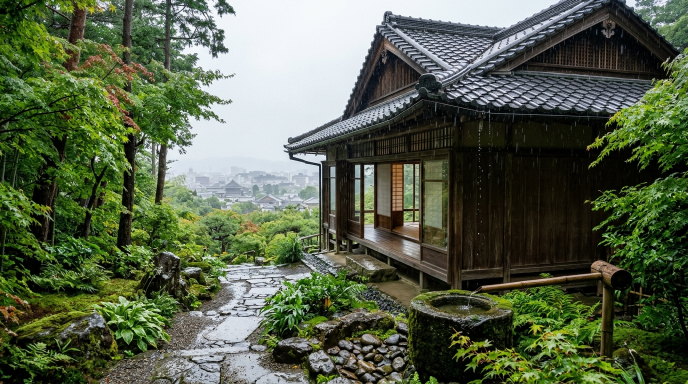
#> input picture thumbnail/nature_options/japan_forest_city_rain_house.jpg, 1376 x 768 px, found by its file name (shown at 1/2 size)
$ python make_japan_korea_sheet.py
#> lines starting #> are read from the running program, lines starting #| are printed output that depends on the picture
import cv2
import numpy as np
import shutil
import os

brain = r"C:\Users\DELL\.gemini\antigravity\brain\fee49f33-6e4e-4c5b-ae69-9c38ad6288a6"
dst_dir = r"C:\Users\DELL\.gemini\antigravity\scratch\auto_lyric_video\thumbnail\nature_options"
os.makedirs(dst_dir, exist_ok=True)

img_japan = os.path.join(brain, "japan_forest_city_rain_house_1793608803846.jpg")
img_korea = os.path.join(brain, "korea_forest_city_rain_hanok_1793608827051.jpg")

dst_japan = os.path.join(dst_dir, "japan_forest_city_rain_house.jpg")
dst_korea = os.path.join(dst_dir, "korea_forest_city_rain_hanok.jpg")

shutil.copy2(img_japan, dst_japan)
shutil.copy2(img_korea, dst_korea)

# Build side-by-side comparison sheet
j_img = cv2.imread(dst_japan)
#> j_img is the input picture: shape (768, 1376, 3); mean B, G, R 73.5, 97.5, 86.9
k_img = cv2.imread(dst_korea)
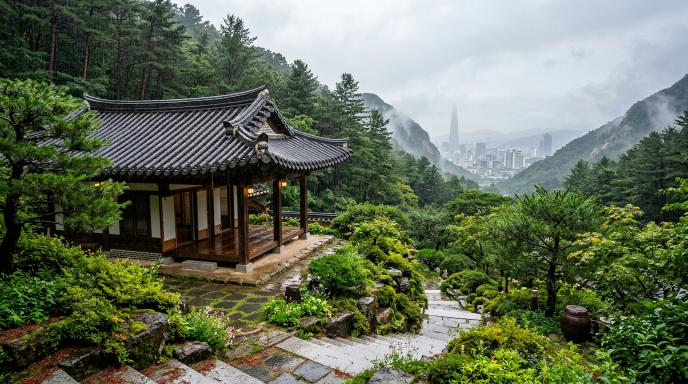
#> input picture thumbnail/nature_options/korea_forest_city_rain_hanok.jpg, 1376 x 768 px, found by its file name (shown at 1/2 size)
#> k_img is the input picture: shape (768, 1376, 3); mean B, G, R 88.7, 109.9, 100.8

cell_w, cell_h = 960, 540
j_res = cv2.resize(j_img, (cell_w, cell_h))
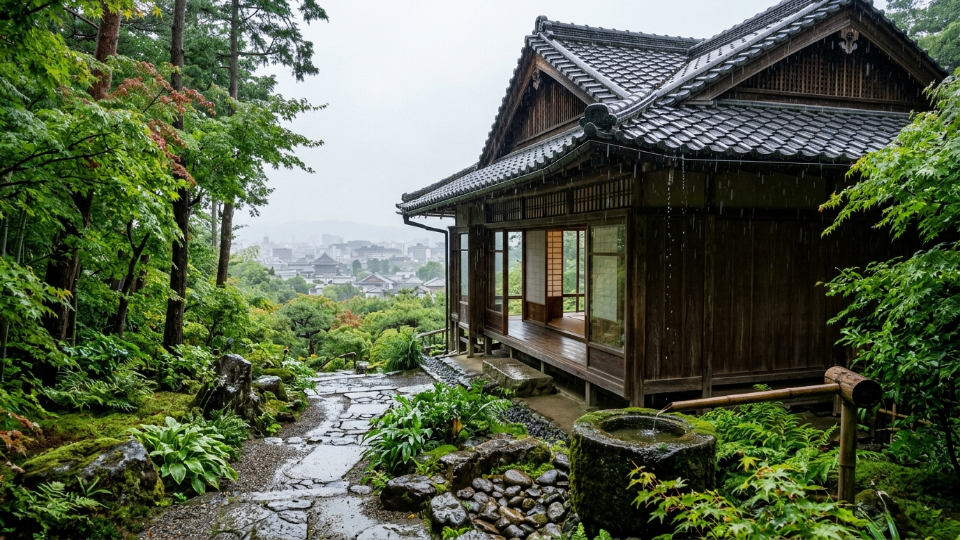
#> j_res: shape (540, 960, 3); mean B, G, R 73.4, 97.3, 86.8
k_res = cv2.resize(k_img, (cell_w, cell_h))
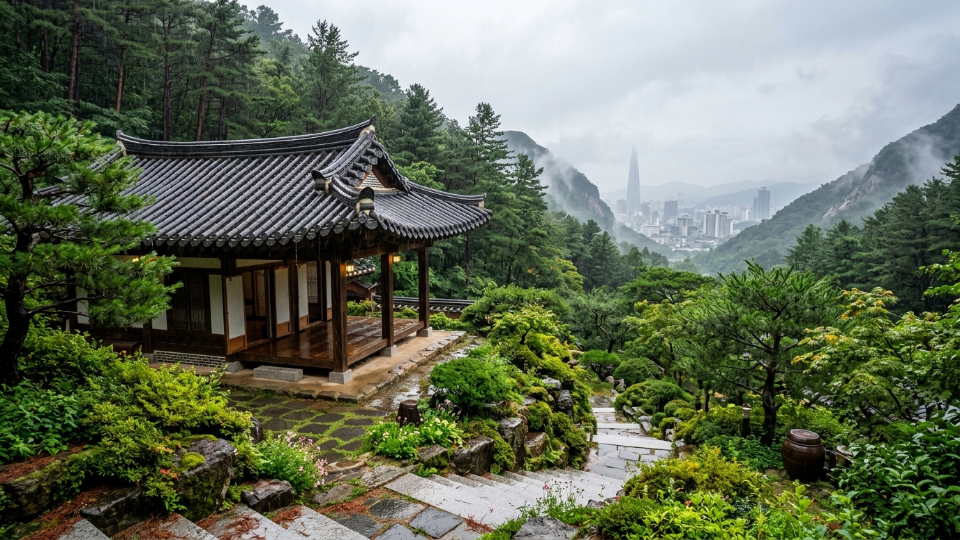
#> k_res: shape (540, 960, 3); mean B, G, R 88.6, 109.8, 100.6

# Header badges
cv2.rectangle(j_res, (0, 0), (cell_w, 55), (15, 20, 28), -1)
cv2.putText(j_res, "OPTION J: Kyoto Forest Wooden House in Rain (Japan)", (20, 38), cv2.FONT_HERSHEY_SIMPLEX, 0.8, (0, 255, 255), 2, cv2.LINE_AA)
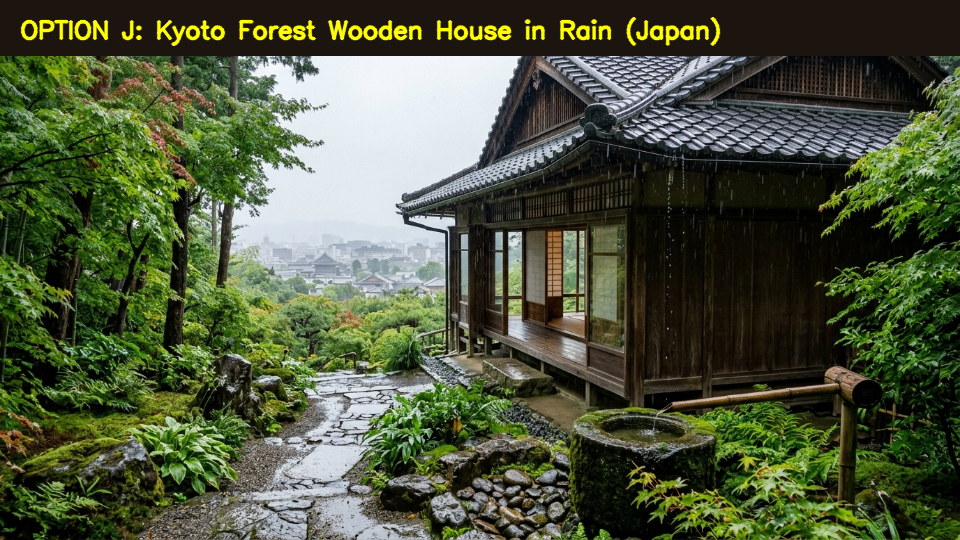
#> j_res: shape (540, 960, 3); mean B, G, R 60.2, 86.6, 77.9

cv2.rectangle(k_res, (0, 0), (cell_w, 55), (15, 20, 28), -1)
cv2.putText(k_res, "OPTION K: Mountain Hanok Overlooking Seoul in Rain (Korea)", (20, 38), cv2.FONT_HERSHEY_SIMPLEX, 0.8, (0, 255, 255), 2, cv2.LINE_AA)
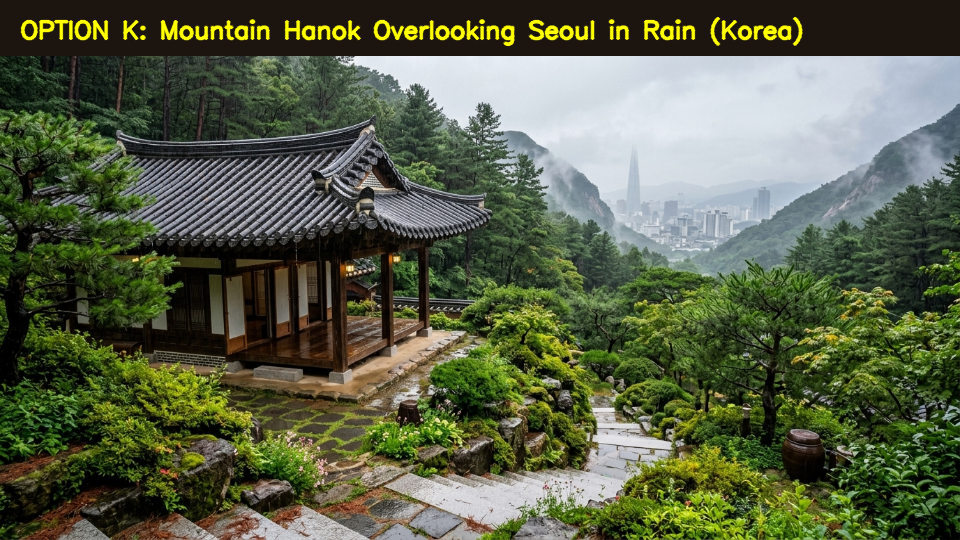
#> k_res: shape (540, 960, 3); mean B, G, R 71.3, 96.4, 88.9

sheet = np.hstack([j_res, k_res]) # 1920 x 540
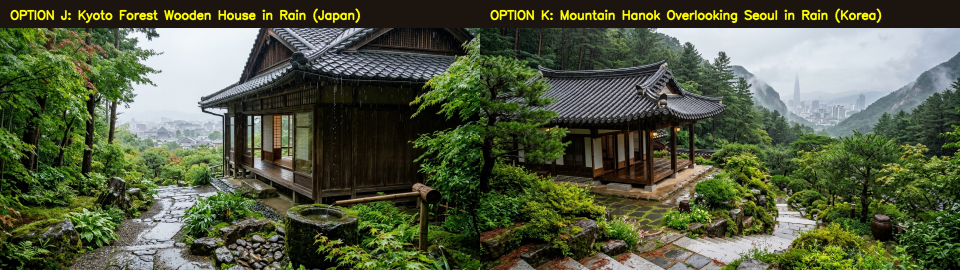
#> sheet: shape (540, 1920, 3) (shown at 1/2 size); mean B, G, R 65.8, 91.5, 83.4
out_sheet = os.path.join(dst_dir, "contact_sheet_japan_korea_forest_city.jpg")
cv2.imwrite(out_sheet, sheet)
# Also copy to brain
shutil.copy2(out_sheet, os.path.join(brain, "contact_sheet_japan_korea_forest_city.jpg"))

print("Created Japan & Korea comparison sheet:", out_sheet)
